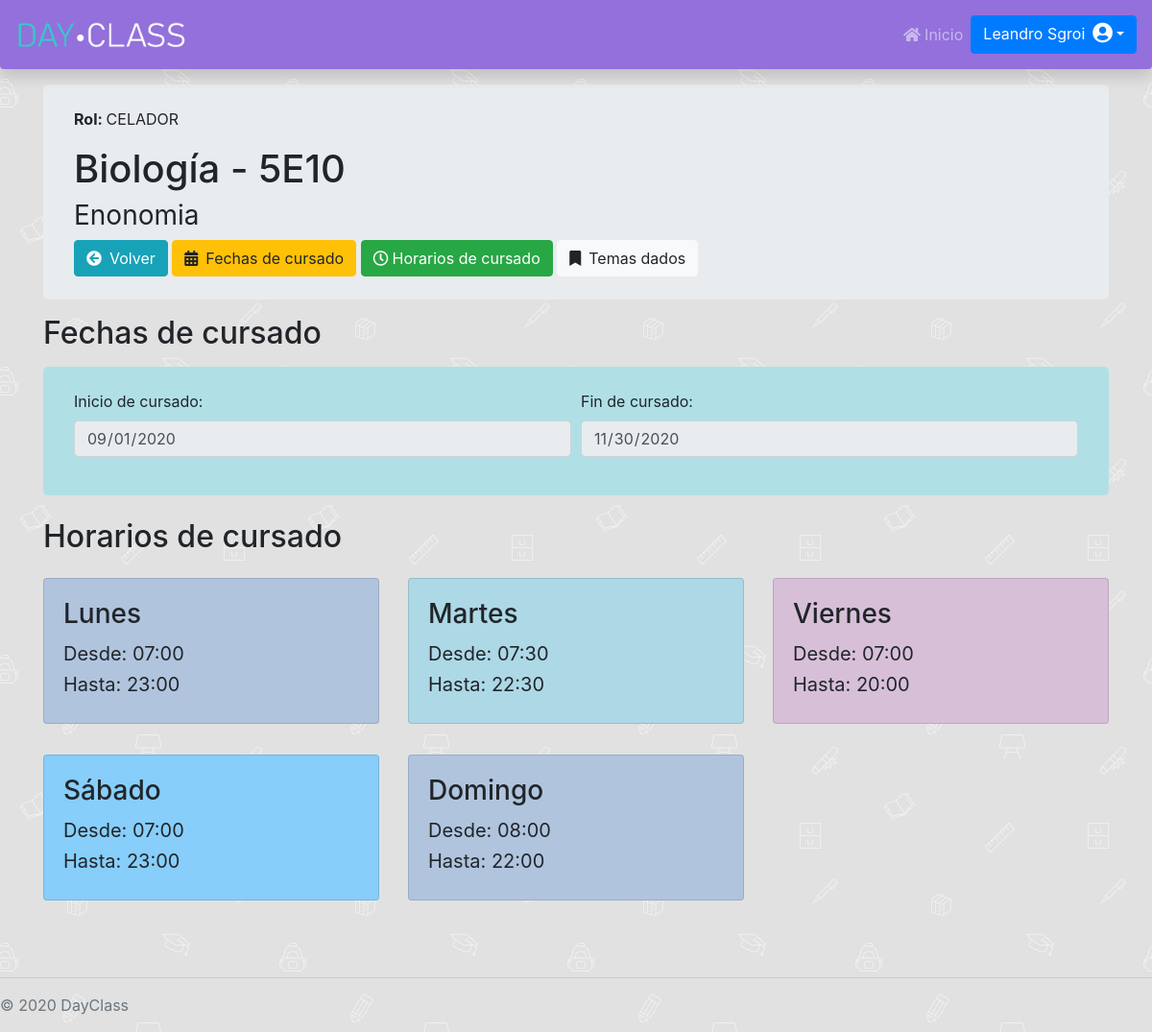
/Administrador/MateriaCurso/Curso/verCurso.php?id_curso=25 (signed in), run on the app's committed database.
### tables this page shows
CREATE TABLE `permiso` (
  `id` int(11) NOT NULL AUTO_INCREMENT,
  `fechaDesdePer` date DEFAULT NULL,
  `fechaHastaPer` date DEFAULT NULL,
  `nombrePermiso` varchar(255) DEFAULT NULL,
  PRIMARY KEY (`id`)
);

CREATE TABLE `curso` (
  `id` int(11) NOT NULL AUTO_INCREMENT,
  `fechaDesdeCurActual` date DEFAULT NULL,
  `fechaHastaCurActul` date DEFAULT NULL,
  `nombreCurso` varchar(255) DEFAULT NULL,
  `division_id` int(11) DEFAULT NULL,
  `materia_id` int(11) DEFAULT NULL,
  `fechaDesdeCursado` date DEFAULT NULL,
  `fechaHastaCursado` date DEFAULT NULL,
  PRIMARY KEY (`id`),
  KEY `FKb0pu5rd27n5ld9n4oamd62dwj` (`division_id`),
  KEY `FK48osbikkitlflgwqf0vh8qt7j` (`materia_id`)
);

CREATE TABLE `modalidad` (
  `id` int(11) NOT NULL AUTO_INCREMENT,
  `fechaAltaModalidad` date DEFAULT NULL,
  `fechaBajaModalidad` date DEFAULT NULL,
  `nombre` varchar(255) DEFAULT NULL,
  PRIMARY KEY (`id`)
);

### Administrador/MateriaCurso/Curso/verCurso.php (the view, shortened to what this page needs)
<?php
include "../../../databaseConection.php";
$nombreRol = "Sin rol asignado";
if(!($_SESSION['usuario']['id_permiso'] == NULL || $_SESSION['usuario']['id_permiso'] == "")){
    $permiso = $con->query("SELECT * FROM permiso WHERE id = '".$_SESSION['usuario']['id_permiso']."'")->fetch_assoc();
    $nombreRol = $permiso['nombrePermiso'];
}
?>
<link rel="stylesheet" href="https://cdnjs.cloudflare.com/ajax/libs/twitter-bootstrap/4.1.3/css/bootstrap.css">
<link rel="stylesheet" href="https://cdn.datatables.net/1.10.21/css/dataTables.bootstrap4.min.css">
<link rel="stylesheet" href="../../../styleCards.css">
<div class="container ">
    <div class="py-4 my-3 jumbotron">
        <p><b>Rol: </b><?php echo "$nombreRol" ?></p>
        <?php
        $id_curso = $_GET["id_curso"];
        $consulta1 = $con->query("SELECT curso.materia_id, curso.nombreCurso, materia.nombreMateria, division.nombreDivision, modalidad.nombre AS nombreModalidad FROM `curso`, materia, division, modalidad WHERE curso.id = '$id_curso' AND curso.materia_id = materia.id AND curso.division_id = division.id AND division.modalidad_id = modalidad.id");
        $curso = $consulta1->fetch_assoc();
        $nombreCurso = $curso["nombreCurso"];
        $nombreModalidad = $curso["nombreModalidad"];
        $id_materia = $curso["materia_id"];
        echo "<h1>$nombreCurso</h1>";
        echo "<h3 class='font-weight-normal'>$nombreModalidad</h3>";
        ?>
        <a class="btn btn-info" <?php echo "href='/DayClass/Administrador/MateriaCurso/Curso/admCurso.php?id=$id_materia'"; ?>><i class="fa fa-arrow-circle-left mr-2"></i>Volver</a>
        <a class="btn btn-warning" data-toggle="modal" data-target="#modifFechasCurso"><i class="fa fa-calendar mr-2"></i>Fechas de cursado</a>
        <a href="" class="btn btn-success" data-toggle="modal" data-target="#modifHorariosCurso"><i class="fa fa-clock-o mr-1"></i>Horarios de cursado</a>
        <a class="btn btn-light" <?php echo "href='/DayClass/Administrador/MateriaCurso/Curso/verTemasDadosCurso.php?id_curso=$id_curso'"; ?>><i class="fa fa-bookmark mr-2"></i>Temas dados</a>
    </div>
    <h2>Fechas de cursado</h2>
    <div class="py-4 my-3 jumbotron" style="background-color:PowderBlue;">
        <?php
        $currentDateTime = date('Y-m-d H:i:s');
        $consultaCurso = $con->query("SELECT * FROM `curso` WHERE `id` =  $id_curso");
        $resultado = $consultaCurso->fetch_assoc();
        $fchDesde = $resultado["fechaDesdeCursado"];
        $fchHasta = $resultado["fechaHastaCursado"];
        if (($fchDesde < $currentDateTime &&  $fchHasta < $currentDateTime) || ($fchDesde == "" &&  $fchHasta == "")) {
            echo "<div class='alert alert-danger' role='alert'>
                            <h5><i class='fa fa-exclamation-circle mr-2'></i>Se deben ingresar las fechas de cursado para este año.</h5>
                        </div>";
        } else {
            echo "<div class='form-row'>";
            echo "<div class='form-group col-md-6'>
            <label for='inputInicio'>Inicio de cursado:</label>
            <input type='date' class='form-control' id='inputInicioCursado' name='inputInicioCursado' placeholder='Fecha Inicio Cursado' disabled value='$fchDesde'></div>";
            echo   "<div class='form-group col-md-6'>
            <label for='inputInicio'>Fin de cursado:</label>
            <input type='date' class='form-control' id='inputInicioCursado' name='inputInicioCursado' placeholder='Fecha Inicio Cursado' disabled value='$fchHasta'></div>";
            echo "</div>";
        }
        ?>
    </div>
    <div class="row my-4">
        <?php
        $consulta3 = $con->query("SELECT horariocurso.horaInicioCurso, horariocurso.horaFinCurso, cursodia.nombreDia FROM `curso`, horariocurso, cursodia WHERE curso.id = $id_curso AND curso.id = horariocurso.curso_id AND horariocurso.cursoDia_id = cursodia.id ORDER BY cursodia.ordenDia ASC");
        $contador = 0;
        if (($consulta3->num_rows) == 0) {
            echo "<div class='alert alert-warning' role='alert'>
                    <h5><i class='fa fa-exclamation-circle mr-2'></i>Todavia no se han definido horaios para este curso</h5>
                </div>";
        } else {
            echo "<div class='col-lg-12'><h2>Horarios de cursado</h2></div>";
            while ($horarioCurso = $consulta3->fetch_assoc()) {
                if ($contador == 4) {
                    $contador = 0;
                }
                $dia = $horarioCurso["nombreDia"];
                $horaDesde = $horarioCurso["horaInicioCurso"];
                $horaHasta = $horarioCurso["horaFinCurso"];
                echo "<div class='col-lg-4 my-3' >
                <div class='card h-100 color$contador'>
                    <div class='card-body text-left'>
                        <h3 class='card-title'>$dia</h3>
                        <h5 class='font-weight-normal'>Desde: " . strftime("%H:%M", strtotime($horaDesde)) . "</h5>
                        <h5 class='font-weight-normal'>Hasta: " . strftime("%H:%M", strtotime($horaHasta)) . "</h5>
                    </div>
                </div>
            </div>";
                $contador++;
            }
        }
        ?>
    </div>
</div>

### DayClassStyle.css (style rules this page uses)
.dayclassnav { background-color: mediumpurple; }
.abajo-pagina { position: absolute; bottom: auto; width: 100%; }
body { padding-top: 4.5rem; background-image: url("/DayClass/images/school.jpg"); background-repeat: repeat; background-attachment: fixed; }

### styleCards.css (style rules this page uses)
.color0 { background-color: LightSteelBlue; }
.color1 { background-color: LightBlue; }
.color2 { background-color: Thistle; }
.color3 { background-color: lightskyblue; }

### data on the page
permiso: nombrePermiso "CELADOR"
curso: nombreCurso "Biología - 5E10", modalidad.nombre "Enonomia", inputInicioCursado "09/01/2020", inputInicioCursado "11/30/2020"

### other printed values
$dia "Lunes"
strftime("%H:%M", strtotime($horaDesde)) "07:00"
strftime("%H:%M", strtotime($horaHasta)) "23:00"
$dia "Martes"
strftime("%H:%M", strtotime($horaDesde)) "07:30"
strftime("%H:%M", strtotime($horaHasta)) "22:30"
$dia "Viernes"
strftime("%H:%M", strtotime($horaHasta)) "20:00"
$dia "Sábado"
$dia "Domingo"
strftime("%H:%M", strtotime($horaDesde)) "08:00"
strftime("%H:%M", strtotime($horaHasta)) "22:00"
